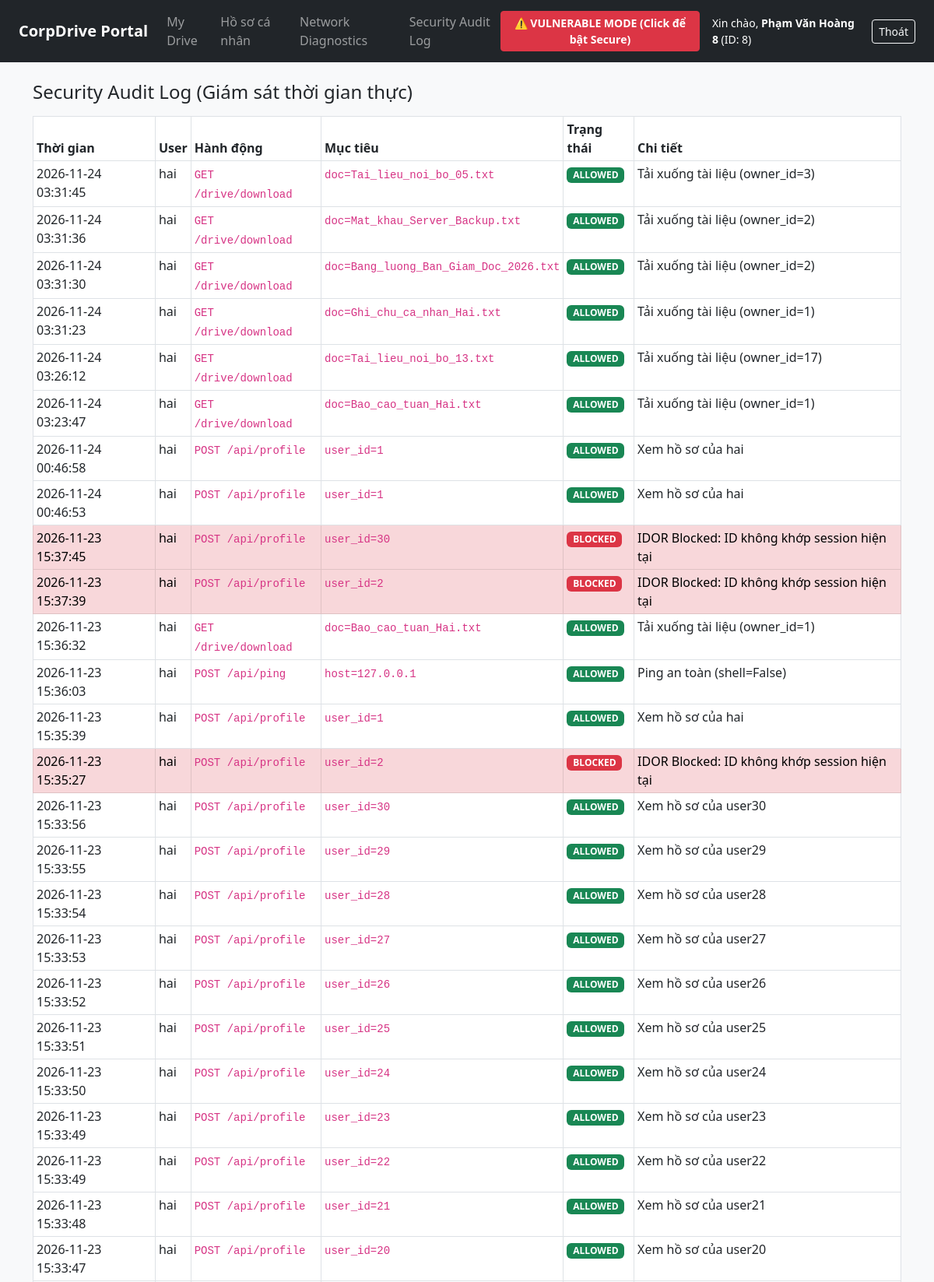
Screenshot of /logs (signed in, upper part) with the database file from the repository.
### tables this page shows
CREATE TABLE activity_logs (
    id INTEGER PRIMARY KEY AUTOINCREMENT,
    timestamp DATETIME DEFAULT CURRENT_TIMESTAMP,
    username TEXT,
    action TEXT,
    target TEXT,
    status TEXT,
    note TEXT
);

### app.py (the view)
@app.route('/logs')
def logs():
    if 'user_id' not in session: return redirect(url_for('login'))
    db = get_db()
    rows = db.execute('SELECT * FROM activity_logs ORDER BY id DESC LIMIT 100').fetchall()
    return render_template('logs.html', logs=rows)

### app.py (called while the page is built)
def get_db():
    conn = sqlite3.connect('corpdrive.db')
    conn.row_factory = sqlite3.Row
    return conn

### templates/logs.html
{% extends "base.html" %}
{% block content %}
<h4>Security Audit Log (Giám sát thời gian thực)</h4>
<table class="table table-sm table-bordered bg-white mt-3">
    <thead><tr><th>Thời gian</th><th>User</th><th>Hành động</th><th>Mục tiêu</th><th>Trạng thái</th><th>Chi tiết</th></tr></thead>
    <tbody>
    {% for l in logs %}
        <tr class="{{ 'table-danger' if l.status == 'BLOCKED' else '' }}">
            <td>{{ l.timestamp }}</td>
            <td>{{ l.username }}</td>
            <td><code>{{ l.action }}</code></td>
            <td><code>{{ l.target }}</code></td>
            <td><span class="badge {{ 'bg-danger' if l.status == 'BLOCKED' else 'bg-success' }}">{{ l.status }}</span></td>
            <td>{{ l.note }}</td>
        </tr>
    {% endfor %}
    </tbody>
</table>
{% endblock %}

### rows the page displays
activity_logs: timestamp "2026-11-24 03:31:45", username "hai", action "GET /drive/download", target "doc=Tai_lieu_noi_bo_05.txt", status "ALLOWED", note "Tải xuống tài liệu (owner_id=3)"
activity_logs: timestamp "2026-11-24 03:31:36", username "hai", action "GET /drive/download", target "doc=Mat_khau_Server_Backup.txt", status "ALLOWED", note "Tải xuống tài liệu (owner_id=2)"
activity_logs: timestamp "2026-11-24 03:31:30", username "hai", action "GET /drive/download", target "doc=Bang_luong_Ban_Giam_Doc_2026.txt", status "ALLOWED", note "Tải xuống tài liệu (owner_id=2)"
activity_logs: timestamp "2026-11-24 03:31:23", username "hai", action "GET /drive/download", target "doc=Ghi_chu_ca_nhan_Hai.txt", status "ALLOWED", note "Tải xuống tài liệu (owner_id=1)"
activity_logs: timestamp "2026-11-24 03:26:12", username "hai", action "GET /drive/download", target "doc=Tai_lieu_noi_bo_13.txt", status "ALLOWED", note "Tải xuống tài liệu (owner_id=17)"
activity_logs: timestamp "2026-11-24 03:23:47", username "hai", action "GET /drive/download", target "doc=Bao_cao_tuan_Hai.txt", status "ALLOWED", note "Tải xuống tài liệu (owner_id=1)"
activity_logs: timestamp "2026-11-24 00:46:58", username "hai", action "POST /api/profile", target "user_id=1", status "ALLOWED", note "Xem hồ sơ của hai"
activity_logs: timestamp "2026-11-24 00:46:53", username "hai", action "POST /api/profile", target "user_id=1", status "ALLOWED", note "Xem hồ sơ của hai"
activity_logs: timestamp "2026-11-23 15:37:45", username "hai", action "POST /api/profile", target "user_id=30", status "BLOCKED", note "IDOR Blocked: ID không khớp session hiện tại"
activity_logs: timestamp "2026-11-23 15:37:39", username "hai", action "POST /api/profile", target "user_id=2", status "BLOCKED", note "IDOR Blocked: ID không khớp session hiện tại"
activity_logs: timestamp "2026-11-23 15:36:32", username "hai", action "GET /drive/download", target "doc=Bao_cao_tuan_Hai.txt", status "ALLOWED", note "Tải xuống tài liệu (owner_id=1)"
activity_logs: timestamp "2026-11-23 15:36:03", username "hai", action "POST /api/ping", target "host=127.0.0.1", status "ALLOWED", note "Ping an toàn (shell=False)"
activity_logs: timestamp "2026-11-23 15:35:39", username "hai", action "POST /api/profile", target "user_id=1", status "ALLOWED", note "Xem hồ sơ của hai"
activity_logs: timestamp "2026-11-23 15:35:27", username "hai", action "POST /api/profile", target "user_id=2", status "BLOCKED", note "IDOR Blocked: ID không khớp session hiện tại"
activity_logs: timestamp "2026-11-23 15:33:56", username "hai", action "POST /api/profile", target "user_id=30", status "ALLOWED", note "Xem hồ sơ của user30"
activity_logs: timestamp "2026-11-23 15:33:55", username "hai", action "POST /api/profile", target "user_id=29", status "ALLOWED", note "Xem hồ sơ của user29"
activity_logs: timestamp "2026-11-23 15:33:54", username "hai", action "POST /api/profile", target "user_id=28", status "ALLOWED", note "Xem hồ sơ của user28"
activity_logs: timestamp "2026-11-23 15:33:53", username "hai", action "POST /api/profile", target "user_id=27", status "ALLOWED", note "Xem hồ sơ của user27"
activity_logs: timestamp "2026-11-23 15:33:52", username "hai", action "POST /api/profile", target "user_id=26", status "ALLOWED", note "Xem hồ sơ của user26"
activity_logs: timestamp "2026-11-23 15:33:51", username "hai", action "POST /api/profile", target "user_id=25", status "ALLOWED", note "Xem hồ sơ của user25"
activity_logs: timestamp "2026-11-23 15:33:50", username "hai", action "POST /api/profile", target "user_id=24", status "ALLOWED", note "Xem hồ sơ của user24"
activity_logs: timestamp "2026-11-23 15:33:49", username "hai", action "POST /api/profile", target "user_id=23", status "ALLOWED", note "Xem hồ sơ của user23"
activity_logs: timestamp "2026-11-23 15:33:49", username "hai", action "POST /api/profile", target "user_id=22", status "ALLOWED", note "Xem hồ sơ của user22"
activity_logs: timestamp "2026-11-23 15:33:48", username "hai", action "POST /api/profile", target "user_id=21", status "ALLOWED", note "Xem hồ sơ của user21"
activity_logs: timestamp "2026-11-23 15:33:47", username "hai", action "POST /api/profile", target "user_id=20", status "ALLOWED", note "Xem hồ sơ của user20"

### other values shown
{{ session.full_name }} "Phạm Văn Hoàng 8"
{{ session.user_id }} "8"
